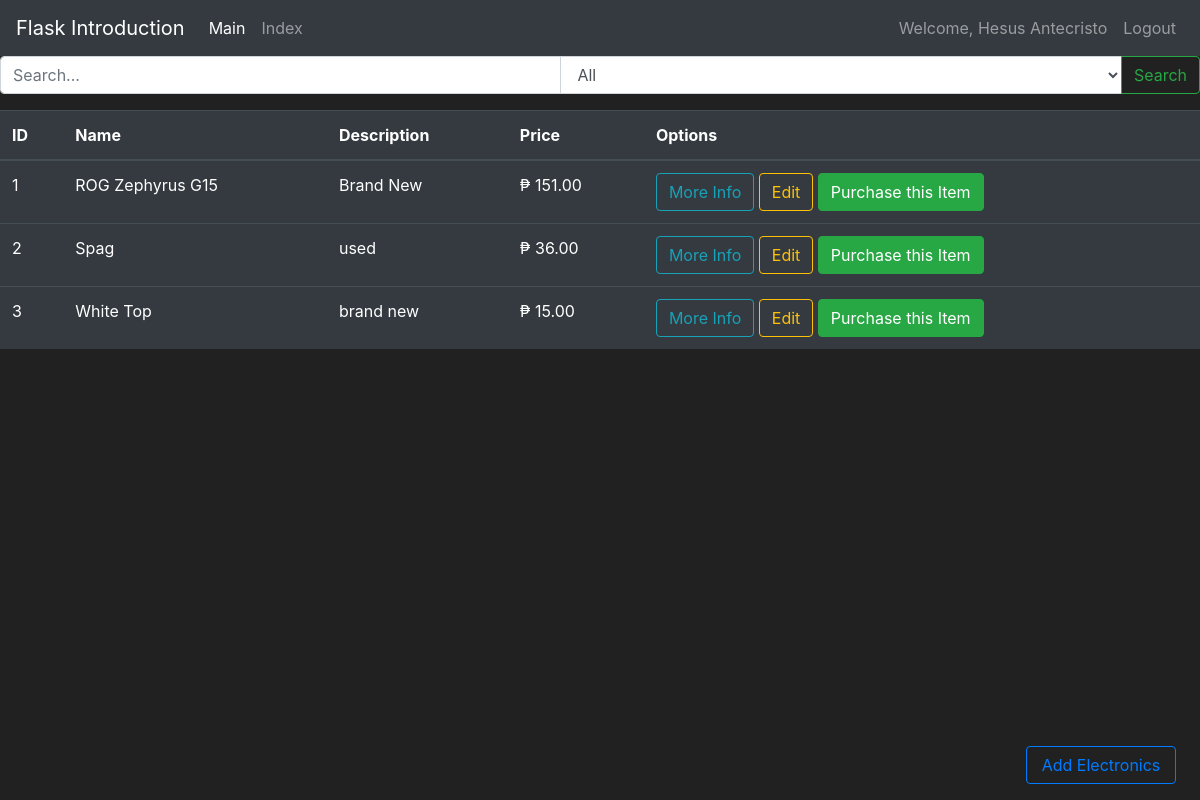
Page /search (signed in) on the committed database.
### static/entities.py (models this page shows, shortened)
class User(db.Model,UserMixin):
    __tablename__ = 'user'
    id = db.Column(db.Integer, primary_key=True)
    name = db.Column(db.String(50), nullable=False)
    description = db.Column(db.String(), nullable=False)
    passwordHash = db.Column(db.String(length=60),nullable=False)
    birthDate = db.Column(db.Date, default=datetime.utcnow)
    owned_items = db.relationship('Item', secondary=item_user_association, backref=db.backref('purchasors', lazy='dynamic'),overlaps="items_owned,owners")
    @property
    def password(self):
        return self.password

class Item(db.Model):
    __tablename__ = 'item'
    id = db.Column(db.Integer, primary_key=True)
    name = db.Column(db.String(50), nullable=False)
    price = db.Column(db.Integer, nullable=False, default=50)
    description = db.Column(db.String(200), nullable=True)
    type = db.Column(db.String(50))
    owners = db.relationship('User', secondary=item_user_association, backref=db.backref('items_owned', lazy='dynamic'),overlaps="items_owned,owners")
    __mapper_args__ = {
        'polymorphic_identity': 'item',
        'polymorphic_on': type
    }

class Electronics(Item):
    __tablename__ = 'electronics'
    id = db.Column(db.Integer, db.ForeignKey('item.id'), primary_key=True)
    manufacturer = db.Column(db.String(), nullable=False)
    __mapper_args__ = {
        'polymorphic_identity': 'electronics',
    }

class Item(db.Model):
    __tablename__ = 'item'
    id = db.Column(db.Integer, primary_key=True)
    name = db.Column(db.String(50), nullable=False)
    price = db.Column(db.Integer, nullable=False, default=50)
    description = db.Column(db.String(200), nullable=True)
    type = db.Column(db.String(50))
    owners = db.relationship('User', secondary=item_user_association, backref=db.backref('items_owned', lazy='dynamic'),overlaps="items_owned,owners")
    __mapper_args__ = {
        'polymorphic_identity': 'item',
        'polymorphic_on': type
    }

class Food(Item):
    __tablename__ = 'food'
    id = db.Column(db.Integer, db.ForeignKey('item.id'), primary_key=True)
    brand = db.Column(db.String(), nullable=False)
    isHalalCertified = db.Column(db.Boolean, default=False)
    __mapper_args__ = {
        'polymorphic_identity': 'food',
    }

class Clothing(Item):
    __tablename__ = 'clothing'
    id = db.Column(db.Integer, db.ForeignKey('item.id'), primary_key=True)
    brand = db.Column(db.String(), nullable=False)
    size = db.Column(db.String(), nullable=False)
    __mapper_args__ = {
        'polymorphic_identity': 'clothing',
    }

### static/routes.py (the view)
@app.route('/search',methods=['GET', 'POST'])
def search():
    query = request.args.get('query','')
    category = request.args.get('category', 'All')
    if category == 'Electronics':
        results = Electronics.query.filter(Electronics.name.ilike(f"%{query}%") | Electronics.id.ilike(f"%{query}%")).all()
    elif category == 'Clothing':
        results = Clothing.query.filter(Clothing.name.ilike(f"%{query}%") | Clothing.id.ilike(f"%{query}%")).all()
    elif category == 'Food':
        results = Food.query.filter(Food.name.ilike(f"%{query}%") | Food.id.ilike(f"%{query}%")).all()
    else:
        results = Item.query.filter(Item.name.ilike(f"%{query}%") | Item.id.ilike(f"%{query}%")).all()
    itemsFormatted = FormatItem(results)
    form = ElectronicsForm()
    return render_template('index.html', items=itemsFormatted, query=query,form=form,category=category)

### static/forms.py
class ElectronicsForm(ItemForm):
    manufacturer = StringField('Manufacturer', validators=[DataRequired()])

### static/entities.py (called while the page is built)
@login_manager.user_loader
def load_user(user_id):
    return User.query.get(int(user_id))

### static/routes.py (called while the page is built)
def FormatItem(items):
    locale.setlocale(locale.LC_ALL,'')
    for item in items:
        item.price = locale.format_string("%.2f", item.price, grouping=True)
    return items

### static/templates/index.html (shortened to what this page needs)
{% extends 'base.html' %}
{% block content %}
<form method="GET" action="{{ url_for('search') }}">
  <div class="input-group mb-3">
    <input type="text" class="form-control" name="query" placeholder="Search..." value="{{ query }}">
    <select class="form-control" name="category">
      <option value="All" {% if category == 'All' %} selected {% endif %}>All</option>
    </select>
    <div class="input-group-append">
      <button class="btn btn-outline-success" type="submit">Search</button>
    </div>
  </div>
</form>
<table class="table table-hover table-dark" style="width: 100%;">
  <thead>
    <tr>
      <th scope="col">ID</th>
      <th scope="col">Name</th>
      <th scope="col">Description</th>
      <th scope="col">Price</th>
      <th scope="col">Options</th>
    </tr>
  </thead>
  <tbody>
    {% for item in items %}
    <tr>
      <td>{{ item.id }}</td>
      <td>{{ item.name }}</td>
      <td>{{item.description}}</td>
      <td>₱ {{ item.price }}</td>
      <td>
        <button class="btn btn-outline-info" data-toggle="modal" data-target="#ItemInfo_{{item.id}}">More Info</button>
        <a class="btn btn-outline-warning" href="{{url_for('UpdateItem',item_id=item.id)}}">Edit</a>
        <a class="btn btn-outline btn-success" href="{{url_for('RegisterPurchase',item_id=item.id)}}">Purchase this Item</a>
      </td>
    </tr>
    {% endfor %}
  </tbody>
</table>
<a class="btn btn-outline-primary ml-3 mb-3" id="fixed-button" data-toggle="modal" data-target="#RegisterElectronics">
  Add Electronics
</a>
{% endblock %}

### static/templates/base.html (shortened to what this page needs)
<!doctype html>
<html lang="en">
<head>
  <link rel="stylesheet" href="https://cdn.jsdelivr.net/npm/bootstrap@4.5.3/dist/css/bootstrap.min.css"
>
</head>
<body>
  <nav class="navbar navbar-expand-md navbar-dark bg-dark">
    <a class="navbar-brand" href="#" data-toggle="tooltip" data-placement="top" title="tooltip on top">Flask
      Introduction</a>
    <div class="collapse navbar-collapse" id="navbarNav">
      <ul class="navbar-nav mr-auto">
        <li class="nav-item active">
          <a class="nav-link" href="{{ url_for('index') }}" data-toggle="tooltip" data-placement="right"
            title="Access the main page">Main<span class="sr-only">(current)</span></a>
        </li>
        <li class="nav-item">
          <a class="nav-link" href="{{ url_for('index') }}">Index</a>
        </li>
      </ul>
      {% if current_user.is_authenticated %}
      <ul class="navbar-nav">
        <li class="nav-item">
           <a class="nav-link" href="#">Welcome, {{ current_user.name }}</a>
        </li>
     </ul>
     <ul class="navbar-nav">
      <li class="nav-item">
         <a class="nav-link" href="{{ url_for('logout_page') }}">Logout</a>
      </li>
   </ul>
      {%endif%}
    </div>
  </nav>
  {% block content %}
  {% endblock %}
</body>
</html>

### static/templates/base.html (style rules this page uses)
body { background-color: #212121; color: white }
#fixed-button { position: fixed; bottom: 0px; right: 2vw; width: 12.5vw; z-index: 1000; }

### rows in the picture
User: name "Hesus Antecristo"
Electronics: id "1", name "ROG Zephyrus G15", description "Brand New", price "151.00"
Food: id "2", name "Spag", description "used", price "36.00"
Clothing: id "3", name "White Top", description "brand new", price "15.00"
